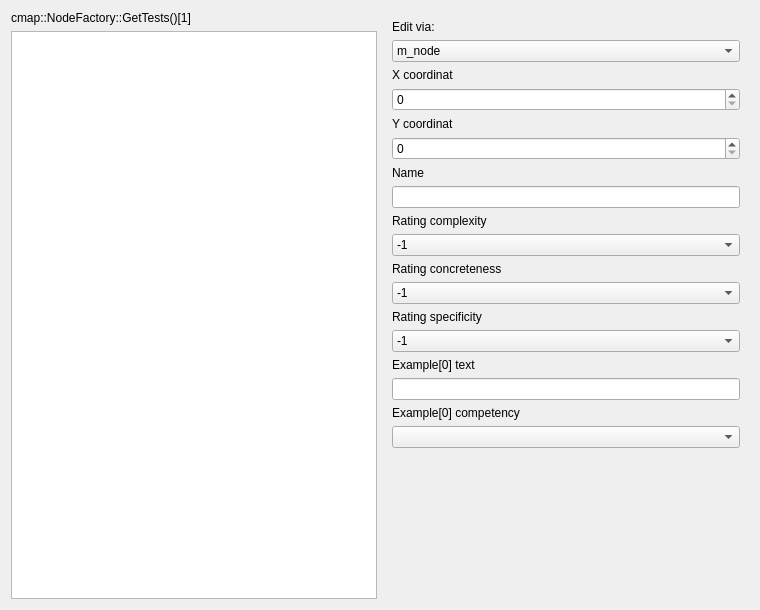
<?xml version="1.0" encoding="UTF-8"?>
<ui version="4.0">
 <class>QtPvdbTestNodeItemDialog</class>
 <widget class="QDialog" name="QtPvdbTestNodeItemDialog">
  <property name="geometry">
   <rect>
    <x>0</x>
    <y>0</y>
    <width>760</width>
    <height>610</height>
   </rect>
  </property>
  <property name="windowTitle">
   <string>Test Node</string>
  </property>
  <property name="windowIcon">
   <iconset resource="Brainweaver.qrc">
    <normaloff>:/images/PicArrow14x14.png</normaloff>:/images/PicArrow14x14.png</iconset>
  </property>
  <layout class="QGridLayout" name="gridLayout">
   <item row="0" column="0">
    <widget class="QLabel" name="label">
     <property name="text">
      <string>cmap::NodeFactory::GetTests()[1]</string>
     </property>
    </widget>
   </item>
   <item row="0" column="1" rowspan="2">
    <widget class="QWidget" name="widget" native="true">
     <layout class="QVBoxLayout" name="verticalLayout">
      <item>
       <widget class="QLabel" name="label_8">
        <property name="text">
         <string>Edit via:</string>
        </property>
       </widget>
      </item>
      <item>
       <widget class="QComboBox" name="box_edit">
        <item>
         <property name="text">
          <string>m_node</string>
         </property>
        </item>
        <item>
         <property name="text">
          <string>QtNode-&gt;GetNode() (display)</string>
         </property>
        </item>
        <item>
         <property name="text">
          <string>QtNode-&gt;GetNode() (edit)</string>
         </property>
        </item>
        <item>
         <property name="text">
          <string>QtNode-&gt;GetNode() (rate)</string>
         </property>
        </item>
       </widget>
      </item>
      <item>
       <widget class="QLabel" name="label_9">
        <property name="text">
         <string>X coordinat</string>
        </property>
       </widget>
      </item>
      <item>
       <widget class="QSpinBox" name="box_x"/>
      </item>
      <item>
       <widget class="QLabel" name="label_10">
        <property name="text">
         <string>Y coordinat</string>
        </property>
       </widget>
      </item>
      <item>
       <widget class="QSpinBox" name="box_y"/>
      </item>
      <item>
       <widget class="QLabel" name="label_6">
        <property name="text">
         <string>Name</string>
        </property>
       </widget>
      </item>
      <item>
       <widget class="QLineEdit" name="edit_name">
        <property name="text">
         <string/>
        </property>
       </widget>
      </item>
      <item>
       <widget class="QLabel" name="label_5">
        <property name="text">
         <string>Rating complexity</string>
        </property>
       </widget>
      </item>
      <item>
       <widget class="QComboBox" name="box_complexity">
        <item>
         <property name="text">
          <string>-1</string>
         </property>
        </item>
        <item>
         <property name="text">
          <string>0</string>
         </property>
        </item>
        <item>
         <property name="text">
          <string>1</string>
         </property>
        </item>
        <item>
         <property name="text">
          <string>2</string>
         </property>
        </item>
       </widget>
      </item>
      <item>
       <widget class="QLabel" name="label_4">
        <property name="text">
         <string>Rating concreteness</string>
        </property>
       </widget>
      </item>
      <item>
       <widget class="QComboBox" name="box_concreteness">
        <item>
         <property name="text">
          <string>-1</string>
         </property>
        </item>
        <item>
         <property name="text">
          <string>0</string>
         </property>
        </item>
        <item>
         <property name="text">
          <string>1</string>
         </property>
        </item>
        <item>
         <property name="text">
          <string>2</string>
         </property>
        </item>
       </widget>
      </item>
      <item>
       <widget class="QLabel" name="label_3">
        <property name="text">
         <string>Rating specificity</string>
        </property>
       </widget>
      </item>
      <item>
       <widget class="QComboBox" name="box_specificity">
        <item>
         <property name="text">
          <string>-1</string>
         </property>
        </item>
        <item>
         <property name="text">
          <string>0</string>
         </property>
        </item>
        <item>
         <property name="text">
          <string>1</string>
         </property>
        </item>
        <item>
         <property name="text">
          <string>2</string>
         </property>
        </item>
       </widget>
      </item>
      <item>
       <widget class="QLabel" name="label_7">
        <property name="text">
         <string>Example[0] text</string>
        </property>
       </widget>
      </item>
      <item>
       <widget class="QLineEdit" name="edit_example_text"/>
      </item>
      <item>
       <widget class="QLabel" name="label_2">
        <property name="text">
         <string>Example[0] competency</string>
        </property>
       </widget>
      </item>
      <item>
       <widget class="QComboBox" name="box_competency"/>
      </item>
      <item>
       <spacer name="verticalSpacer">
        <property name="orientation">
         <enum>Qt::Vertical</enum>
        </property>
        <property name="sizeHint" stdset="0">
         <size>
          <width>20</width>
          <height>63</height>
         </size>
        </property>
       </spacer>
      </item>
     </layout>
    </widget>
   </item>
   <item row="1" column="0">
    <widget class="ribi::QtKeyboardFriendlyGraphicsView" name="view"/>
   </item>
  </layout>
 </widget>
 <customwidgets>
  <customwidget>
   <class>ribi::QtKeyboardFriendlyGraphicsView</class>
   <extends>QGraphicsView</extends>
   <header>qtkeyboardfriendlygraphicsview.h</header>
  </customwidget>
 </customwidgets>
 <tabstops>
  <tabstop>edit_name</tabstop>
  <tabstop>box_complexity</tabstop>
  <tabstop>box_concreteness</tabstop>
  <tabstop>box_specificity</tabstop>
  <tabstop>edit_example_text</tabstop>
  <tabstop>box_competency</tabstop>
  <tabstop>view</tabstop>
 </tabstops>
 <resources>
  <include location="Brainweaver.qrc"/>
 </resources>
 <connections/>
</ui>
